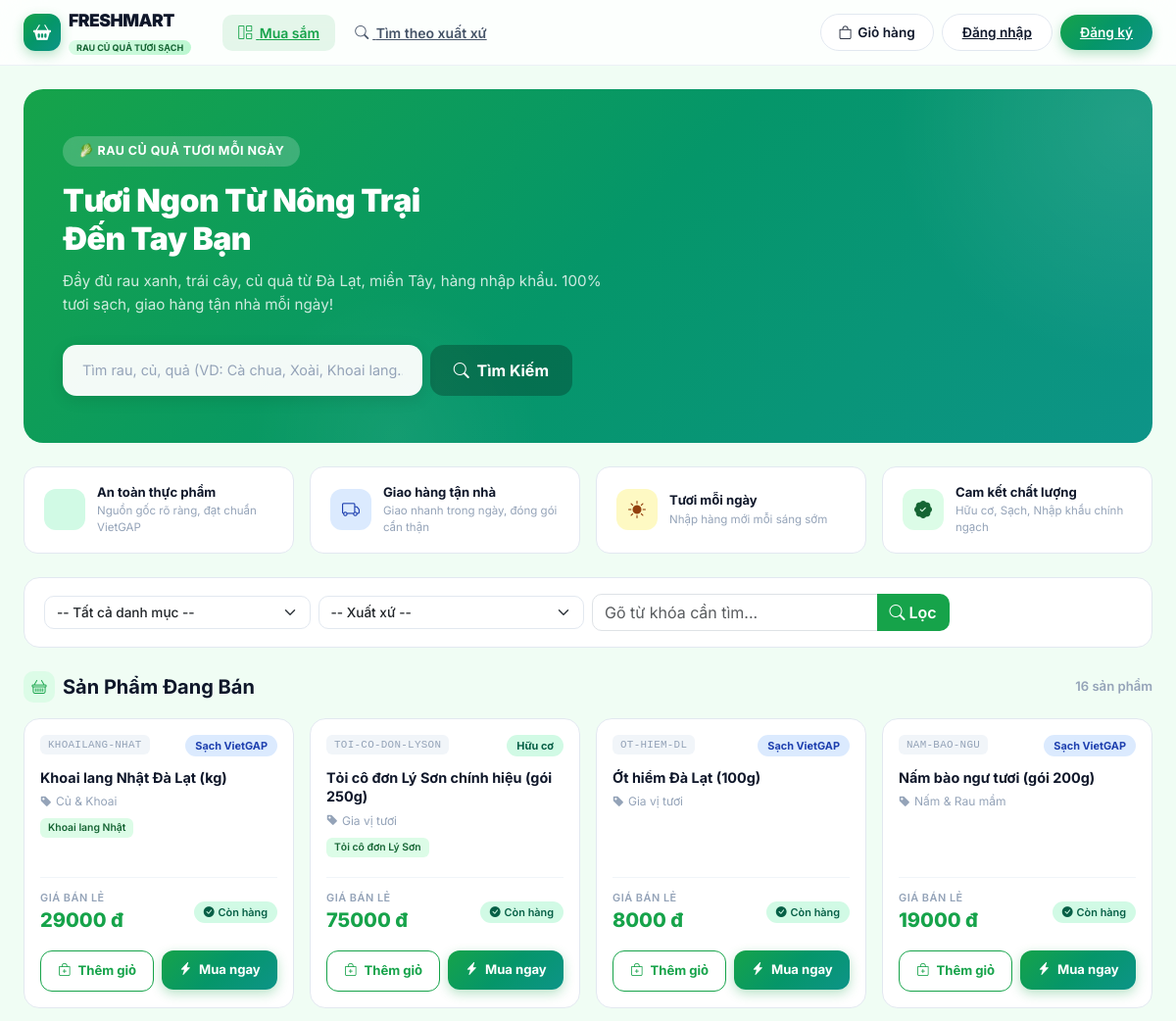
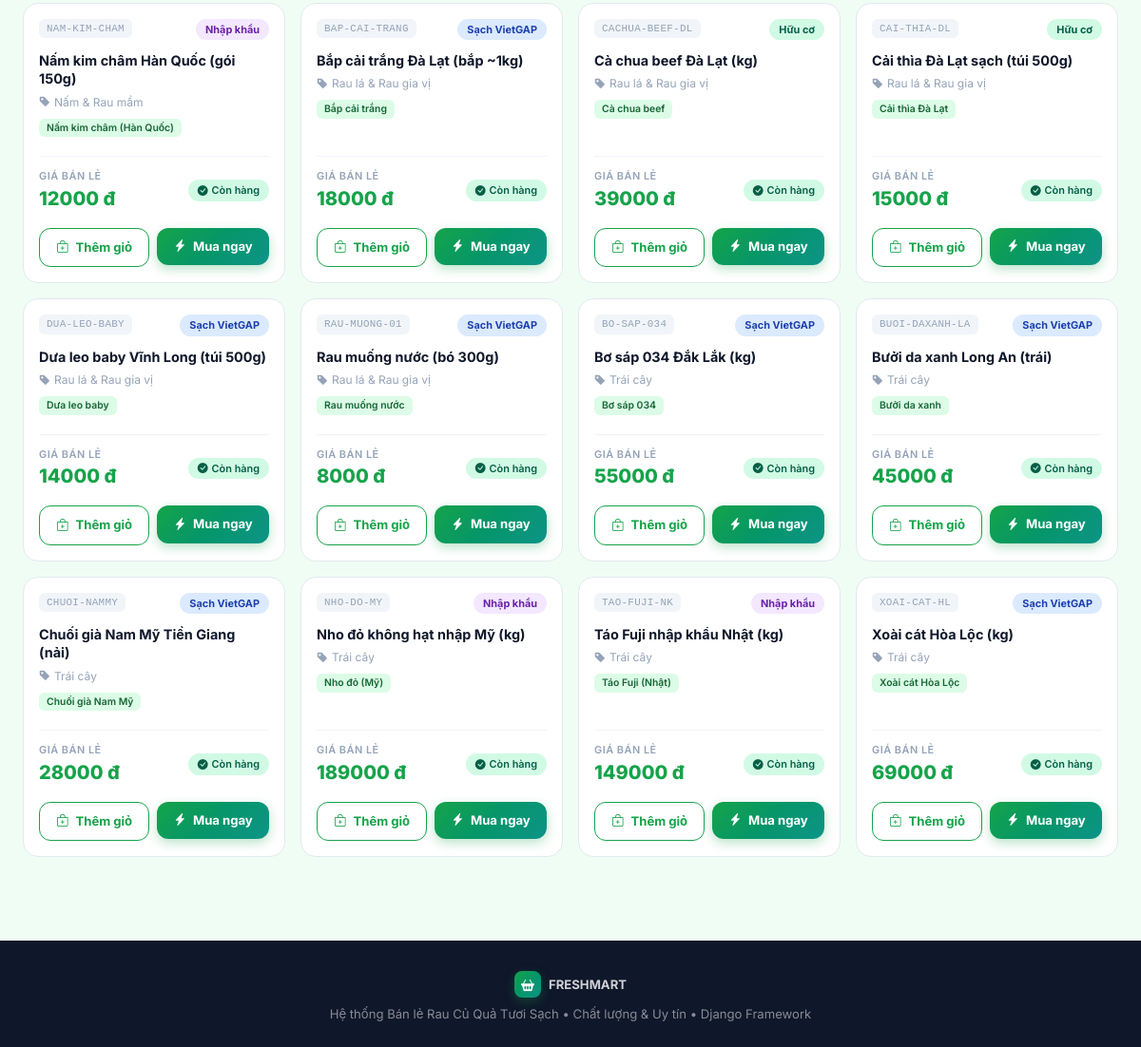
The page / on the database its author committed (2 pictures, top to bottom).
### home/models.py (models this page shows, shortened)
class Product(models.Model):
    GRADE_CHOICES = [
        ('ZIN', 'Hữu cơ (Organic)'),
        ('LK1', 'Sạch (VietGAP)'),
        ('OEM', 'Thường'),
        ('DLC', 'Nhập khẩu (Import)'),
    ]
    sku = models.CharField(max_length=50, unique=True, verbose_name="Mã SKU")
    name = models.CharField(max_length=255, verbose_name="Tên sản phẩm")
    category = models.ForeignKey(Category, on_delete=models.PROTECT, related_name="products", verbose_name="Danh mục")
    grade = models.CharField(max_length=10, choices=GRADE_CHOICES, default='LK1', verbose_name="Phân loại chất lượng")
    compatible_models = models.ManyToManyField(
        PhoneModel,
        related_name="compatible_parts",
        blank=True,
        verbose_name="Giống loại / Nguồn gốc cụ thể"
    )
    cost_price = models.DecimalField(max_digits=12, decimal_places=0, default=0, verbose_name="Giá vốn (VNĐ)")
    retail_price = models.DecimalField(max_digits=12, decimal_places=0, default=0, verbose_name="Giá bán lẻ (VNĐ)")
    stock_quantity = models.IntegerField(default=0, verbose_name="Số lượng tồn kho")
    min_stock_alert = models.IntegerField(default=3, verbose_name="Mức cảnh báo tồn tối thiểu")
    location = models.CharField(max_length=100, blank=True, verbose_name="Vị trí kệ / quầy")
    created_at = models.DateTimeField(auto_now_add=True, verbose_name="Ngày tạo")
    updated_at = models.DateTimeField(auto_now=True, verbose_name="Cập nhật cuối")
    class Meta:
        verbose_name = "Sản phẩm"
        verbose_name_plural = "Danh mục Sản phẩm"
        ordering = ['category', 'name']

class Category(models.Model):
    name = models.CharField(max_length=100, unique=True, verbose_name="Tên danh mục")
    class Meta:
        verbose_name = "Danh mục sản phẩm"
        verbose_name_plural = "Danh mục sản phẩm"
        ordering = ['name']

class PhoneModel(models.Model):
    brand = models.ForeignKey(Brand, on_delete=models.CASCADE, related_name="models", verbose_name="Xuất xứ")
    name = models.CharField(max_length=100, verbose_name="Tên giống / loại cụ thể")
    class Meta:
        verbose_name = "Giống loại"
        verbose_name_plural = "Giống loại"
        unique_together = ('brand', 'name')
        ordering = ['brand__name', 'name']

### home/views.py (the view)
# urls.py: path('', views.home_view, name='home'),
def home_view(request):
    query = request.GET.get('q', '').strip()
    category_id = request.GET.get('category')
    brand_id = request.GET.get('brand')
    model_id = request.GET.get('model')
    products = Product.objects.filter(stock_quantity__gt=0).select_related('category').prefetch_related('compatible_models__brand')
    if query:
        products = products.filter(
            Q(sku__icontains=query) |
            Q(name__icontains=query) |
            Q(compatible_models__name__icontains=query)
        ).distinct()
    if category_id:
        products = products.filter(category_id=category_id)
    if brand_id:
        products = products.filter(compatible_models__brand_id=brand_id).distinct()
    if model_id:
        products = products.filter(compatible_models__id=model_id).distinct()
    categories = Category.objects.all()
    brands = Brand.objects.all()
    phone_models = PhoneModel.objects.all()
    return render(request, 'shop/home.html', {
        'products': products,
        'categories': categories,
        'brands': brands,
        'phone_models': phone_models,
        'query': query,
        'selected_category': category_id,
        'selected_brand': brand_id,
        'selected_model': model_id,
    })

### home/context_processors.py (called while the page is built, shortened)
def cart_context(request):
    cart = request.session.get('cart', {})
    total_items = sum(cart.values())
    is_admin = False
    pending_orders_count = 0
    return {
        'cart_total_items': total_items,
        'is_admin': is_admin,
        'pending_orders_count': pending_orders_count,
    }

### home/templates/shop/home.html (shortened to what this page needs)
{% extends 'shop/base_shop.html' %}
{% load humanize %}
{% block content %}
<div class="hero-banner mb-4 anim-in">
    <div class="position-relative" style="z-index:2;">
        <div class="hero-badge">🥬 RAU CỦ QUẢ TƯƠI MỖI NGÀY</div>
        <h1 class="hero-title">Tươi Ngon Từ Nông Trại<br>Đến Tay Bạn</h1>
        <p class="hero-sub">
            Đầy đủ rau xanh, trái cây, củ quả từ Đà Lạt, miền Tây, hàng nhập khẩu. 100% tươi sạch, giao hàng tận nhà mỗi ngày!
        </p>
        <form method="get" class="hero-search">
            <input type="text" name="q" value="{{ query }}" placeholder="Tìm rau, củ, quả (VD: Cà chua, Xoài, Khoai lang...)">
            <button type="submit"><i class="bi bi-search me-1"></i> Tìm Kiếm</button>
        </form>
    </div>
</div>
<div class="trust-bar mb-4 anim-in anim-d1">
    <div class="trust-item">
        <div class="trust-icon" style="background:#d1fae5;color:#065f46;">
        </div>
        <div>
            <div class="trust-title">An toàn thực phẩm</div>
            <div class="trust-sub">Nguồn gốc rõ ràng, đạt chuẩn VietGAP</div>
        </div>
    </div>
    <div class="trust-item">
        <div class="trust-icon" style="background:#dbeafe;color:#1e40af;">
            <i class="bi bi-truck"></i>
        </div>
        <div>
            <div class="trust-title">Giao hàng tận nhà</div>
            <div class="trust-sub">Giao nhanh trong ngày, đóng gói cẩn thận</div>
        </div>
    </div>
    <div class="trust-item">
        <div class="trust-icon" style="background:#fef9c3;color:#92400e;">
            <i class="bi bi-sun-fill"></i>
        </div>
        <div>
            <div class="trust-title">Tươi mỗi ngày</div>
            <div class="trust-sub">Nhập hàng mới mỗi sáng sớm</div>
        </div>
    </div>
    <div class="trust-item">
        <div class="trust-icon" style="background:#dcfce7;color:#166534;">
            <i class="bi bi-patch-check-fill"></i>
        </div>
        <div>
            <div class="trust-title">Cam kết chất lượng</div>
            <div class="trust-sub">Hữu cơ, Sạch, Nhập khẩu chính ngạch</div>
        </div>
    </div>
</div>
<div class="filter-bar mb-4 anim-in anim-d2">
    <form method="get" class="row g-2 align-items-center">
        <div class="col-6 col-md-3">
            <select name="category" class="form-select" onchange="this.form.submit()">
                <option value="">-- Tất cả danh mục --</option>
            </select>
        </div>
        <div class="col-6 col-md-3">
            <select name="brand" class="form-select" onchange="this.form.submit()">
                <option value="">-- Xuất xứ --</option>
            </select>
        </div>
        <div class="col-12 col-md-4">
            <div class="input-group">
                <input type="text" name="q" value="{{ query }}" class="form-control" placeholder="Gõ từ khóa cần tìm..." style="border-radius:10px 0 0 10px;">
                <button type="submit" class="btn" style="background:var(--brand-primary);color:white;border-radius:0 10px 10px 0;font-weight:600;">
                    <i class="bi bi-search"></i> Lọc
                </button>
            </div>
        </div>
    </form>
</div>
<div class="d-flex justify-content-between align-items-center mb-3 anim-in anim-d2">
    <h5 class="fw-bold mb-0 d-flex align-items-center gap-2" style="color:var(--text-primary);">
        <span style="width:32px;height:32px;background:#dcfce7;border-radius:10px;display:inline-flex;align-items:center;justify-content:center;">
            <i class="bi bi-basket" style="color:#16a34a;font-size:15px;"></i>
        </span>
        Sản Phẩm Đang Bán
    </h5>
    <span style="font-size:.82rem;color:var(--text-muted);font-weight:600;">{{ products|length }} sản phẩm</span>
</div>
<div class="row g-3">
    {% for p in products %}
    <div class="col-12 col-sm-6 col-md-4 col-xl-3 anim-in" style="animation-delay: {{ forloop.counter0|divisibleby:4|yesno:'0.05,0.1,0.15,0.2' }}s;">
        <div class="product-card-shop">
            <div class="product-card-header">
                <span class="sku-tag">{{ p.sku }}</span>
                {% if p.grade == 'ZIN' %}
                    <span class="grade-badge grade-zin">Hữu cơ</span>
                {% elif p.grade == 'LK1' %}
                    <span class="grade-badge grade-lk1">Sạch VietGAP</span>
                {% elif p.grade == 'OEM' %}
                    <span class="grade-badge grade-oem">Thường</span>
                {% else %}
                    <span class="grade-badge grade-dlc">Nhập khẩu</span>
                {% endif %}
            </div>
            <div class="product-card-body">
                <div class="product-name">
                    <a href="{% url 'product_detail' p.id %}">{{ p.name }}</a>
                </div>
                <div class="product-category">
                    <i class="bi bi-tag-fill me-1"></i>{{ p.category.name }}
                </div>
                <div class="models-list">
                    {% for m in p.compatible_models.all|slice:":3" %}
                    <span class="model-tag">{{ m.name }}</span>
                    {% endfor %}
                </div>
            </div>
            <div class="product-card-footer">
                <div class="price-divider">
                    <div class="d-flex justify-content-between align-items-center mb-3">
                        <div>
                            <div class="price-label">Giá bán lẻ</div>
                            <div class="price-value">{{ p.retail_price|intcomma }} đ</div>
                        </div>
                        <span class="stock-badge stock-available">
                            <i class="bi bi-check-circle-fill me-1"></i>Còn hàng
                        </span>
                    </div>
                    <div class="d-flex gap-2">
                        <form method="post" action="{% url 'cart_add' p.id %}" class="flex-fill">
                            <button type="submit" class="btn-add-cart">
                                <i class="bi bi-bag-plus me-1"></i> Thêm giỏ
                            </button>
                        </form>
                        <form method="post" action="{% url 'cart_add' p.id %}" class="flex-fill">
                            <button type="submit" class="btn-buy-now">
                                <i class="bi bi-lightning-charge-fill me-1"></i> Mua ngay
                            </button>
                        </form>
                    </div>
                </div>
            </div>
        </div>
    </div>
    {% endfor %}
</div>
{% endblock %}

### home/templates/shop/base_shop.html (shortened to what this page needs)
<!DOCTYPE html>
<html lang="vi">
<head>
    <link href="https://cdn.jsdelivr.net/npm/bootstrap@5.3.3/dist/css/bootstrap.min.css" rel="stylesheet">
    <link rel="stylesheet" href="https://cdn.jsdelivr.net/npm/bootstrap-icons@1.11.3/font/bootstrap-icons.min.css">
</head>
<body>
<nav class="shop-navbar" id="shopNavbar">
    <div class="container-fluid px-3 px-lg-4">
        <div class="d-flex align-items-center justify-content-between py-2">
            <div class="d-flex align-items-center gap-3">
                <a href="{% url 'home' %}" class="d-flex align-items-center gap-2 text-decoration-none">
                    <div class="navbar-brand-logo">
                        <i class="bi bi-basket2-fill"></i>
                    </div>
                    <div class="d-none d-sm-block">
                        <div class="navbar-brand-text">FRESHMART</div>
                        <span class="navbar-brand-badge">RAU CỦ QUẢ TƯƠI SẠCH</span>
                    </div>
                </a>
                <div class="d-none d-lg-flex align-items-center gap-1 ms-3">
                    <a href="{% url 'home' %}" class="shop-nav-link {% if request.resolver_match.url_name == 'home' %}active{% endif %}">
                        <i class="bi bi-grid-1x2 me-1"></i> Mua sắm
                    </a>
                    <a href="{% url 'compatibility_search' %}" class="shop-nav-link {% if request.resolver_match.url_name == 'compatibility_search' %}active{% endif %}">
                        <i class="bi bi-search me-1"></i> Tìm theo xuất xứ
                    </a>
                </div>
            </div>
            <div class="d-flex align-items-center gap-2">
                <a href="{% url 'cart_view' %}" class="cart-btn">
                    <i class="bi bi-bag"></i>
                    <span class="d-none d-sm-inline">Giỏ hàng</span>
                </a>
                {% if request.user.is_authenticated %}
                <div class="dropdown">
                    <a href="#" class="user-chip dropdown-toggle" data-bs-toggle="dropdown" aria-expanded="false" data-bs-auto-close="true">
                        <div class="user-avatar-sm">{{ request.user.username|first|upper }}</div>
                        <span class="d-none d-sm-inline">{{ request.user.username }}</span>
                    </a>
                    <ul class="dropdown-menu dropdown-menu-end shadow border-0 rounded-3 mt-2" style="min-width: 200px;">
                        <li class="px-3 py-2 border-bottom">
                            <div class="fw-bold small">{{ request.user.username }}</div>
                            {% if is_admin %}
                            <span class="badge" style="background:#fee2e2;color:#dc2626;font-size:9px;">Quản trị viên</span>
                            {% else %}
                            <span class="badge" style="background:#dcfce7;color:#166534;font-size:9px;">Khách hàng</span>
                            {% endif %}
                        </li>
                        {% if not is_admin %}
                        <li><a class="dropdown-item py-2" href="{% url 'my_orders' %}"><i class="bi bi-box2 me-2"></i> Đơn mua của tôi</a></li>
                        {% endif %}
                        {% if is_admin %}
                        <li><a class="dropdown-item py-2" href="{% url 'admin_dashboard' %}"><i class="bi bi-speedometer2 me-2"></i> Trang quản trị</a></li>
                        {% endif %}
                        <li><hr class="dropdown-divider"></li>
                        <li><a class="dropdown-item py-2 text-danger" href="{% url 'logout' %}"><i class="bi bi-box-arrow-right me-2"></i> Đăng xuất</a></li>
                    </ul>
                </div>
                {% else %}
                <a href="{% url 'login' %}" class="auth-btn auth-btn-outline">Đăng nhập</a>
                <a href="{% url 'signup' %}" class="auth-btn auth-btn-primary d-none d-sm-inline-block">Đăng ký</a>
                {% endif %}
            </div>
        </div>
    </div>
</nav>
<main class="container-fluid px-3 px-lg-4 py-4">
    {% block content %}{% endblock %}
</main>
<footer class="shop-footer">
    <div class="container text-center">
        <div class="d-flex align-items-center justify-content-center gap-2 mb-2">
            <div class="navbar-brand-logo" style="width:28px;height:28px;font-size:14px;border-radius:8px;">
                <i class="bi bi-basket2-fill"></i>
            </div>
            <span style="color:rgba(255,255,255,0.8);font-weight:700;">FRESHMART</span>
        </div>
        <span>Hệ thống Bán lẻ Rau Củ Quả Tươi Sạch &bull; Chất lượng & Uy tín &bull; Django Framework</span>
    </div>
</footer>
</body>
</html>

### rows shown on the page
Product: sku "KHOAILANG-NHAT", grade "Sạch VietGAP", name "Khoai lang Nhật Đà Lạt (kg)", category.name "Củ & Khoai", retail_price "29000"
PhoneModel: name "Khoai lang Nhật"
Product: sku "TOI-CO-DON-LYSON", grade "Hữu cơ", name "Tỏi cô đơn Lý Sơn chính hiệu (gói 250g)", category.name "Gia vị tươi", retail_price "75000"
PhoneModel: name "Tỏi cô đơn Lý Sơn"
Product: sku "OT-HIEM-DL", grade "Sạch VietGAP", name "Ớt hiểm Đà Lạt (100g)", category.name "Gia vị tươi", retail_price "8000"
Product: sku "NAM-BAO-NGU", grade "Sạch VietGAP", name "Nấm bào ngư tươi (gói 200g)", category.name "Nấm & Rau mầm", retail_price "19000"
Product: sku "NAM-KIM-CHAM", grade "Nhập khẩu", name "Nấm kim châm Hàn Quốc (gói 150g)", category.name "Nấm & Rau mầm", retail_price "12000"
PhoneModel: name "Nấm kim châm (Hàn Quốc)"
Product: sku "BAP-CAI-TRANG", grade "Sạch VietGAP", name "Bắp cải trắng Đà Lạt (bắp ~1kg)", category.name "Rau lá & Rau gia vị", retail_price "18000"
PhoneModel: name "Bắp cải trắng"
Product: sku "CACHUA-BEEF-DL", grade "Hữu cơ", name "Cà chua beef Đà Lạt (kg)", category.name "Rau lá & Rau gia vị", retail_price "39000"
PhoneModel: name "Cà chua beef"
Product: sku "CAI-THIA-DL", grade "Hữu cơ", name "Cải thìa Đà Lạt sạch (túi 500g)", category.name "Rau lá & Rau gia vị", retail_price "15000"
PhoneModel: name "Cải thìa Đà Lạt"
Product: sku "DUA-LEO-BABY", grade "Sạch VietGAP", name "Dưa leo baby Vĩnh Long (túi 500g)", category.name "Rau lá & Rau gia vị", retail_price "14000"
PhoneModel: name "Dưa leo baby"
Product: sku "RAU-MUONG-01", grade "Sạch VietGAP", name "Rau muống nước (bó 300g)", category.name "Rau lá & Rau gia vị", retail_price "8000"
PhoneModel: name "Rau muống nước"
Product: sku "BO-SAP-034", grade "Sạch VietGAP", name "Bơ sáp 034 Đắk Lắk (kg)", category.name "Trái cây", retail_price "55000"
PhoneModel: name "Bơ sáp 034"
Product: sku "BUOI-DAXANH-LA", grade "Sạch VietGAP", name "Bưởi da xanh Long An (trái)", category.name "Trái cây", retail_price "45000"
PhoneModel: name "Bưởi da xanh"
Product: sku "CHUOI-NAMMY", grade "Sạch VietGAP", name "Chuối già Nam Mỹ Tiền Giang (nải)", category.name "Trái cây", retail_price "28000"
PhoneModel: name "Chuối già Nam Mỹ"
Product: sku "NHO-DO-MY", grade "Nhập khẩu", name "Nho đỏ không hạt nhập Mỹ (kg)", category.name "Trái cây", retail_price "189000"
PhoneModel: name "Nho đỏ (Mỹ)"
Product: sku "TAO-FUJI-NK", grade "Nhập khẩu", name "Táo Fuji nhập khẩu Nhật (kg)", category.name "Trái cây", retail_price "149000"
PhoneModel: name "Táo Fuji (Nhật)"
Product: sku "XOAI-CAT-HL", grade "Sạch VietGAP", name "Xoài cát Hòa Lộc (kg)", category.name "Trái cây", retail_price "69000"
PhoneModel: name "Xoài cát Hòa Lộc"

### other values the page prints
{{ products|length }} "16"
